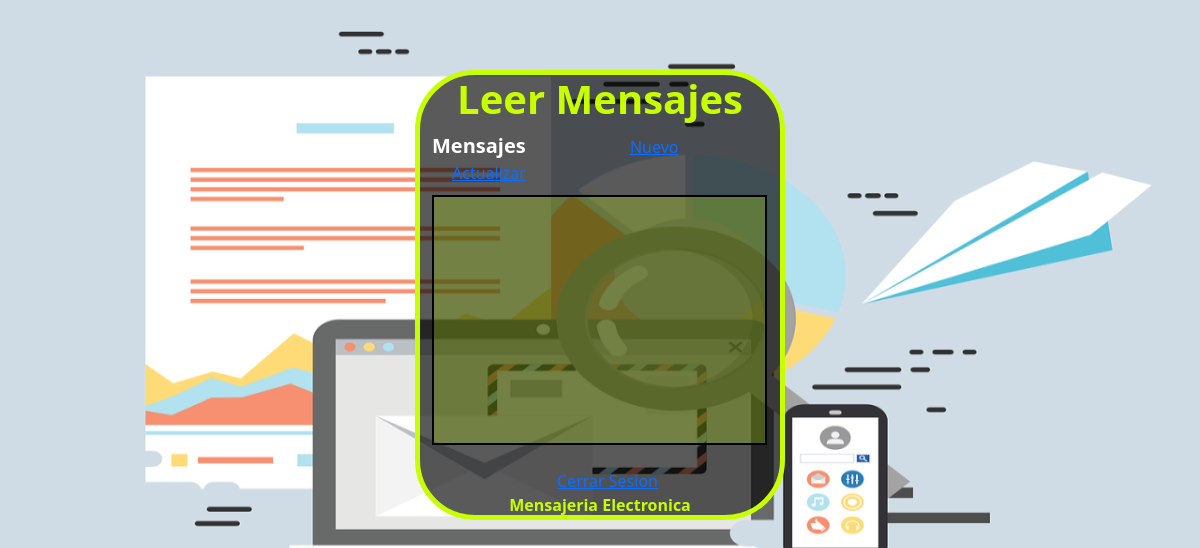
The app's page /inbox (signed in), older data.
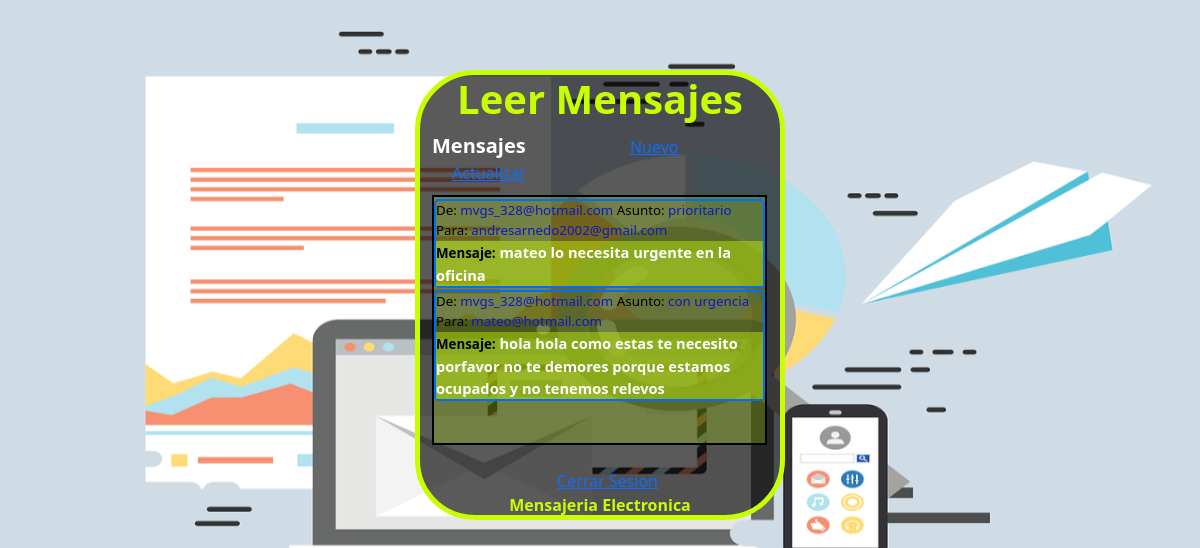
The same page, newer data.
### tables this page shows
CREATE TABLE mensaje (idMensaje INTEGER NOT NULL PRIMARY KEY, to_user VARCHAR NOT NULL, from_user VARCHAR NOT NULL, asunto VARCHAR NOT NULL, cuerpo VARCHAR NOT NULL, estado VARCHAR NOT NULL, fecha VARCHAR NOT NULL);

### views/messages.py (the view)
@messages.get('/inbox')
def inboxUser():
    if "user" in session:
        email = session["user"]
        data = inbox(email)
        if(data != None):
            return render_template('/inbox/leer.html', data=data) #Agregar [data]
        else:
            flash("No tienes mensajes pendientes", 'message')
            return render_template('/inbox/leer.html')
    else:
        flash("Inicia sesión antes de realizar esta operación!", 'warning')
        return redirect(url_for('login.loginForm'))

### controllers/dbController.py (called while the page is built)
def init_db():
    connection = sqlite3.connect('./emaildb.db')
    return connection

def inbox(data):
    connection = init_db()
    cursor = connection.cursor()
    cursor.execute("SELECT * FROM mensaje WHERE from_user = ?", [data] )
    return cursor.fetchall()

### templates/inbox/leer.html (shortened to what this page needs)
<!DOCTYPE html>
<html lang="es">
<head>
    <link href="https://cdn.jsdelivr.net/npm/bootstrap@5.0.2/dist/css/bootstrap.min.css"
     rel="stylesheet"
>
    <link rel="stylesheet" href="{{ url_for('static', filename='css/stylosleer.css')}}">
</head>
<body>
    <div class="container">
        <div class="titulo">
            <h1 class="nav_titulo">Leer Mensajes</h1>
        </div>
        <form action="{{ url_for('send.sendEmailUser') }}" id="leermensaje" name="leermensaje" method="get">
            <div class="leermensajes">
                <div>
                    <label class="nav_mensajes" for="">Mensajes</label>
                    <a class="nav_nuevo" type="submit" onclick="nuevo()" href="#">Nuevo</a>
                    <a class="nav_actualizar" onclick="document.location.reload()" href="#">Actualizar</a><br>
                </div>
                    <div class="ipt">
                        {% for n in data%}
                        <div class="nav_de">
                            <label class="labelm">De:</label>
                            <h7>{{n[2]}}</h7>
                            <label class="labelm">Asunto:</label>
                            <h7>{{n[3]}}</h7><br>
                            <label class="labelm">Para:</label>
                            <h7>{{n[1]}}</h7><br>
                            <div class="nav_message">
                                <label class="nav_m">Mensaje:</label>
                                <h7>{{n[4]}}</h7>
                            </div>
                        </div>
                        {% endfor %}
                    </div><br>
                    <a class="nav_cerrarsesion" onclick="cerrarsesion()" href="#">Cerrar Sesion</a><br>
                    <p class="nav_piepagina">Mensajeria Electronica</p>
                </div>
            </div>
</body>
</html>

### static/css/stylosleer.css (style rules this page uses)
body { background-image: url(/static/images/backgraund.png); background-size:cover; }
.container { height: 450px; width: 370px; margin-top: 70px; border-top: 5px solid rgb(200, 255, 0); border-left: 5px solid rgb(200, 255, 0); border-right: 5px solid rgb(200, 255, 0); border-bottom: 5px solid rgb(200, 255, 0); border-radius: 60px; background-color: #000000a5; }
.nav_titulo { text-align: center; color: rgb(200, 255, 0); font-weight: 700; }
.nav_mensajes { color: rgb(255, 255, 255); font-size: 15pt; font-weight: 700; }
.nav_nuevo { margin-left: 100px; }
.nav_actualizar { margin-left: 20px; }
.nav_cerrarsesion { margin-top: 70px; margin-left: 125px; }
.ipt { margin-top: 10px; width: 335px; height: 250px; background-color: rgba(200, 255, 0, 0.237); overflow: auto; border-top: 2px solid rgb(0, 0, 0); border-left: 2px solid rgb(0, 0, 0); border-right: 2px solid rgb(0, 0, 0); border-bottom: 2px solid rgb(0, 0, 0); }
.nav_de { margin-top: 2px; font-size: 10pt; color: rgb(13, 25, 194); border-radius: 5px; border-top: 2px solid rgb(0, 111, 247); border-left: 2px solid rgb(0, 111, 247); border-right: 2px solid rgb(0, 111, 247); border-bottom: 2px solid rgb(0, 111, 247); }
.nav_m { color: black; font-size: 10pt; }
.nav_message { background-color: rgba(200, 255, 0, 0.42); font-size: 11pt; color: rgb(255, 255, 255); font-weight: 600; }
.nav_piepagina { text-align: center; color: rgb(200, 255, 0); font-weight: 700; }
.labelm { color: black; font-weight: 500; }

Row changes from the older to the newer data that the page shows:
added mensaje: from_user "mvgs_328@hotmail.com", asunto "prioritario", to_user "andresarnedo2002@gmail.com", cuerpo "mateo lo necesita urgente en la oficina"
added mensaje: from_user "mvgs_328@hotmail.com", asunto "con urgencia", to_user "mateo@hotmail.com", cuerpo "hola hola como estas te necesito porfavor no te demores porque estamos ocupados y no tenemos relevos"
